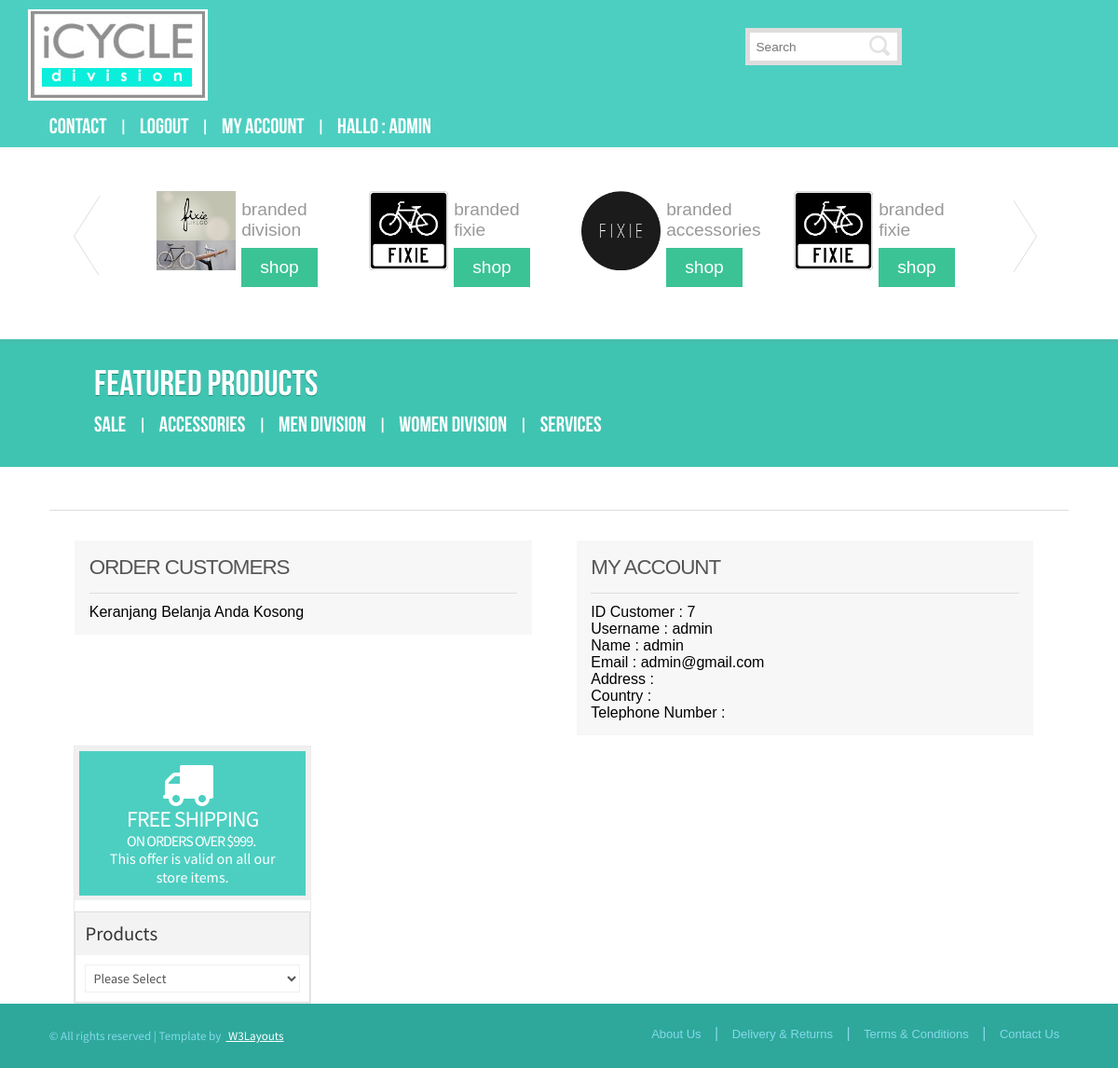
Page /view_cart.php (signed in) on the committed database.
### tables this page shows
CREATE TABLE IF NOT EXISTS `daftar` (
  `idCustomer` int(11) NOT NULL AUTO_INCREMENT,
  `username` varchar(50) DEFAULT NULL,
  `name` varchar(50) DEFAULT NULL,
  `email` varchar(50) NOT NULL,
  `password` varchar(50) NOT NULL,
  `address` varchar(50) DEFAULT NULL,
  `country` varchar(50) DEFAULT NULL,
  `telp` varchar(50) DEFAULT NULL,
  `level` varchar(50) DEFAULT NULL,
  PRIMARY KEY (`idCustomer`)
);

### view_cart.php (the view, shortened to what this page needs)
<?php
if ( !isset($_SESSION['username']) ) {
    header('location:view_cart.php');
}
else {
    $nama = $_SESSION['username'];
$query = mysql_query("SELECT * FROM daftar WHERE username = '$nama'");
$hasil = mysql_fetch_array($query);
}
?>
<!DOCTYPE HTML>
<html>
<head>
<link href="css/style.css" rel="stylesheet" type="text/css" media="all" />
	<link href="css/slider.css" rel="stylesheet" type="text/css" media="all" />
		<link href="css/owl.carousel.css" rel="stylesheet">
</head>
<body>
<div class="header_bg">
<div class="wrap">
			<div class="header-bottom-left">
				<div class="logo">
					<a href="index.html"><img src="images/logo.png" alt=""/></a>
				</div>
		</div>
	   <div class="header-bottom-right">
         <div class="search">
				<input type="text" name="s" class="textbox" value="Search" onfocus="this.value = '';" onblur="if (this.value == '') {this.value = 'Search';}">
				<input type="submit" value="Subscribe" id="submit" name="submit">
		 </div>
     </div>
</div>
<div class="header_btm">
<div class="wrap">
	<div class="header_sub">
		<div class="h_menu">
			<ul>
				<li><a href="contact.php">Contact</a></li> |
                <li><a href="index.php">LogOut</a></li> |
                <li><a href="view_cart.php">My Account</a></li> |
                 <li><a>
				 <?php
	echo "Hallo : " . $hasil['username'] . "<br />";
		 ?>
         </a></li>
	  </div>
</div>
</div>
</div>
        </div>
<div class="wrap">
	<div id="owl-demo" class="owl-carousel">
		<div class="item" onclick="location.href='home.html';">
			<div class="cau_left">
				<img class="lazyOwl" data-src="images/c1.jpg" alt="Lazy Owl Image">
			</div>
			<div class="cau_left">
				<h4><a href="home.html">branded division</a></h4>
				<a href="home.html" class="btn">shop</a>
			</div>
		</div>
		<div class="item" onclick="location.href='home.html';">
			<div class="cau_left">
				<img class="lazyOwl" data-src="images/c2.jpg" alt="Lazy Owl Image">
			</div>
			<div class="cau_left">
				<h4><a href="home.html">branded fixie</a></h4>
				<a href="home.html" class="btn">shop</a>
			</div>
		</div>
		<div class="item" onclick="location.href='accessories.html';">
			<div class="cau_left">
				<img class="lazyOwl" data-src="images/c3.jpg" alt="Lazy Owl Image">
			</div>
			<div class="cau_left">
				<h4><a href="accessories.html">branded accessories</a></h4>
				<a href="accessories.html" class="btn">shop</a>
			</div>
		</div>
		<div class="item" onclick="location.href='home.html';">
			<div class="cau_left">
				<img class="lazyOwl" data-src="images/c2.jpg" alt="Lazy Owl Image">
			</div>
			<div class="cau_left">
				<h4><a href="home.html">branded fixie</a></h4>
				<a href="home.html" class="btn">shop</a>
			</div>
		</div>
	</div>
</div>
<div class="main_bg1">
<div class="wrap">
	<div class="main1">
        <div class="wrap">
	<div class="header_sub">
		<div class="h_menu">
				<h2>featured products</h2>
			<ul>
				<li><a href="sale.php">sale</a></li> |
				<li><a href="accessories.php">accessories</a></li> |
				<li><a href="men.php">Men Division</a></li> |
                <li><a href="women.php">Women Division</a></li> |
				<li><a href="service.php">services</a></li>
			</ul>
		</div>
</div>
</div>
	</div>
</div>
</div>
<div class="wrap">
<div class="main">
<div class="login">
	 	 <div class="wrap">
				<div class="col_1_of_login span_1_of_login">
					<h4 class="title">Order Customers</h4>
                  <div class="center_content">
    <div class="left_content">
      <div class="new_products">
	  <?php
	  $current_url = base64_encode("http://".$_SERVER['HTTP_HOST'].$_SERVER['REQUEST_URI']);
	  if(isset($_SESSION["products"]))
    {
        $total = 0;
        echo '<form method="post" action="PAYMENT-GATEWAY">';
		echo '<input type="hidden" name="command" />';
        echo '<ul>';
        $cart_items = 0;
        foreach ($_SESSION["products"] as $cart_itm)
        {
           $product_code = $cart_itm["code"];
           $results = mysql_query("SELECT nama,kategori,harga FROM listproduk WHERE idProduk='$product_code' LIMIT 1");
           $obj = mysql_fetch_object($results);
            echo '<li class="cart-itm">';
			echo '<span class="remove-itm"><a href="cart_update.php?removep='.$cart_itm["code"].'&return_url='.$current_url.'">Hapus dari keranjang</a></span>';
            echo '<div class="product-info">';
            echo '<h3>'.$obj->nama.' (Code :'.$product_code.')</h3> ';
			echo '<div class="p-price">Harga : @'.$obj->harga.'</div>';
            echo '<div class="p-qty">Qty : '.$cart_itm["qty"].'</div>';
            echo '<div>Kategori : '.$obj->kategori.'</div>';
            echo '</div>';
            echo '</li>';
            $subtotal = ($cart_itm["price"]*$cart_itm["qty"]);
			echo '<div>Subtotal : '.$subtotal.'</div>';
			echo '<br/>';
            $total = ($total + $subtotal);
            echo '<input type="hidden" name="item_name['.$cart_items.']" value="'.$obj->nama.'" />';
            echo '<input type="hidden" name="item_code['.$cart_items.']" value="'.$product_code.'" />';
            echo '<input type="hidden" name="item_qty['.$cart_items.']" value="'.$cart_itm["qty"].'" />';
            $cart_items ++;
        }
        echo '</ul>';
        echo '<span class="check-out-txt">';
        echo '<strong>Total : '.$total.'</strong>  ';
        echo '</span>';
		$go="'billing.php'";
        echo '<div> <input type="button" value="Selesai" onclick="window.location='.$go.'"> </div>';
        echo '</form>';
    }else{
        echo 'Keranjang Belanja Anda Kosong';
    }
?>
	  </div>
    </div>
</div>
				</div>
				<div class="col_1_of_login span_1_of_login">
				<div class="login-title">
	           		<h4 class="title">My Account</h4>
					<div class="center_content">
    <div class="left_content">
      <div class="feat_prod_box_details">
<?php
$results = mysql_query("SELECT * FROM daftar WHERE username = '$nama'");
if ($results) {
        while($obj = mysql_fetch_object($results))
        {
echo '<div><h4> ID Customer : '.$obj->idCustomer.'</h4></div>';
echo '<div><h4> Username : '.$obj->username.'</h4></div>';
echo '<div><h4> Name : '.$obj->name.'</h4></div>';
echo '<div><h4> Email : '.$obj->email.'</h4></div>';
echo '<div><h4> Address : '.$obj->address.'</h4></div>';
echo '<div><h4> Country : '.$obj->country.'</h4></div>';
echo '<div><h4> Telephone Number : '.$obj->telp.'</h4></div>';
}
}
?>
	   </div>
    </div>
			    </div>
				</div>
			</div>
		</div>
        </div>
</div>
<div class="left_sidebar">
					<div class="sellers">
						  <div class="banner-wrap bottom_banner color_link">
								<a href="#" class="main_link">
								<figure><img src="images/delivery.png" alt=""></figure>
								<h5><span>Free Shipping</span><br> on orders over $999.</h5><p>This offer is valid on all our store items.</p></a>
						 </div>
						 <div class="brands">
							 <h1>Products</h1>
					  		 <div class="field">
				                 <select class="select1">
				                   <option>Please Select</option>
				                  </select>
				            </div>
			    		</div>
					</div>
				</div>
	       </div>
<div class="footer_bg1">
<div class="wrap">
	<div class="footer">
		<div class="copy">
			<p class="link">&copy;  All rights reserved | Template by&nbsp;&nbsp;<a href="http://w3layouts.com/"> W3Layouts</a></p>
		</div>
        <div class="f-list2">
				  <ul>
					<li class="active"><a href="index.html">About Us</a></li> |
					<li><a href="service.html">Delivery & Returns</a></li> |
					<li><a href="service.html">Terms & Conditions</a></li> |
					<li><a href="contact.html">Contact Us</a></li>
				  </ul>
			   </div>
	</div>
</div>
</div>
</body>
</html>

### rows in the picture
daftar: username "ADMIN", idCustomer "7", username "admin", name "admin", email "admin@gmail.com"
